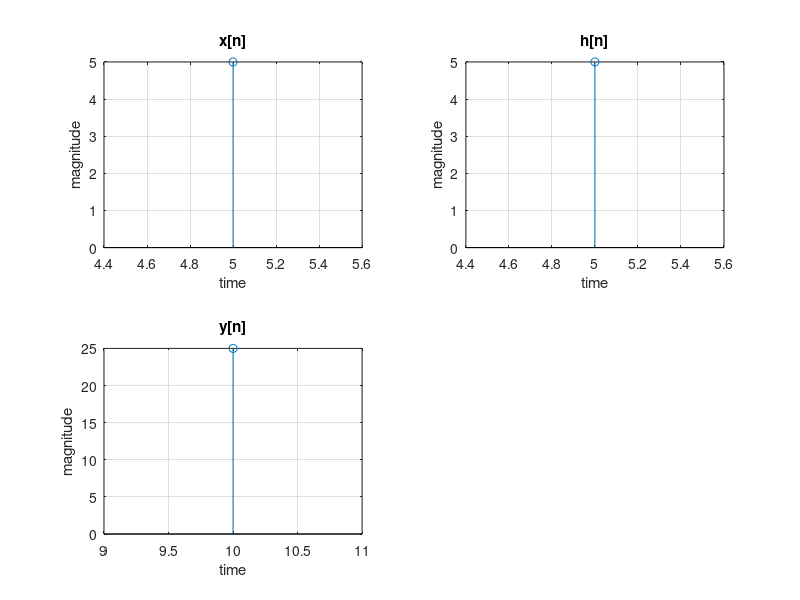

Reproduce this figure in MATLAB.
%Prog to find the linear convolution of signal

clc;
clear;
close all;
xn=input('type the range of x[n] :'); 
hn=input('type the range of h[n] :');
x=input('type the value of x[n] :');
h=input('type the value of h[n] :');
l=length(x);
m=length(h);
yn=min(xn)+min(hn):max(xn)+max(hn); %range of convln
k=length(yn);
y=zeros(1,k);
for i=1:k   % i can be treated as n of convolution formula
    for j=1:l  % k can be treated as k of convolution formula
        p=i-j+1; % p is something like (n-k) & +1 is for its matrix valadiation
        if(p>0 && p<m+1)
            y(1,i)=y(1,i)+x(1,j)*h(1,p);
        end
    end
end
disp(x);
disp(h);
disp(y);
subplot(221);
stem(xn,x);
xlabel('time');
ylabel('magnitude');
title('x[n]');
grid on;

subplot(222);
stem(hn,h);
xlabel('time');
ylabel('magnitude');
title('h[n]');
grid on;

subplot(223);
stem(yn,y);
xlabel('time');
ylabel('magnitude');
title('y[n]');
grid on;
